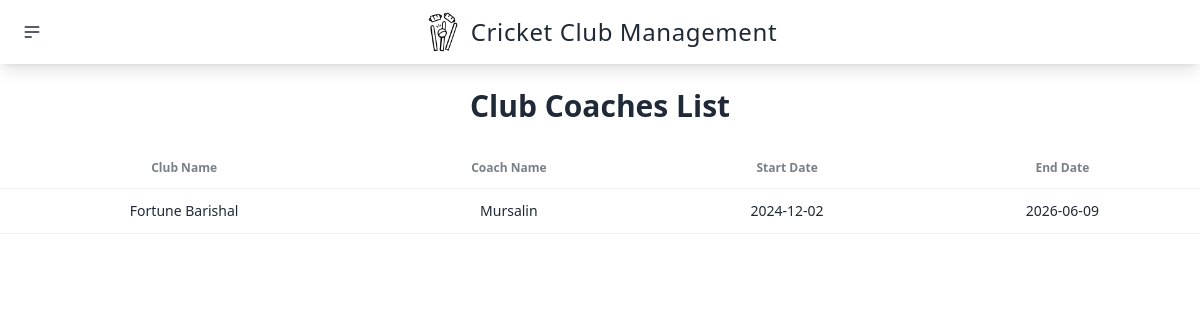
Screenshot of /User-Site/display-club-coach.php with the database file from the repository.
### tables this page shows
CREATE TABLE `club_coach` (
  `club_id` int(11) NOT NULL,
  `coach_id` int(11) NOT NULL,
  `coach_name` varchar(35) NOT NULL,
  `start_date` date DEFAULT NULL,
  `end_date` date DEFAULT NULL
);

CREATE TABLE `club` (
  `club_id` int(11) NOT NULL,
  `club_name` varchar(100) DEFAULT NULL,
  `location` varchar(100) DEFAULT NULL,
  `history` text DEFAULT NULL
);

### User-Site/display-club-coach.php (the view, shortened to what this page needs)
<?php
include '../connect.php';
$sql = "SELECT cc.coach_id, c.club_name, cc.coach_name, cc.start_date, cc.end_date
        FROM club_coach cc
        JOIN club c ON cc.club_id = c.club_id";
$result = mysqli_query($conn, $sql);
?>
<!DOCTYPE html>
<html lang="en">
<head>
    <link href="https://cdn.jsdelivr.net/npm/daisyui@4.12.14/dist/full.min.css" rel="stylesheet" type="text/css" />
    <script src="https://cdn.tailwindcss.com"></script>
</head>
<?php include('partials/header.php'); ?>
<body>
    <h1 class="text-center text-3xl font-extrabold p-6">Club Coaches List</h1>
    <div class="overflow-x-auto">
        <table class="table">
            <thead>
                <tr>
                    <th class="text-center">Club Name</th>
                    <th class="text-center">Coach Name</th>
                    <th class="text-center">Start Date</th>
                    <th class="text-center">End Date</th>
                </tr>
            </thead>
            <tbody>
                <?php
                if ($result) {
                    while ($row = mysqli_fetch_assoc($result)) {
                        $club_name = htmlspecialchars($row['club_name']);
                        $coach_name = htmlspecialchars($row['coach_name']);
                        $start_date = htmlspecialchars($row['start_date']);
                        $end_date = $row['end_date'] ? htmlspecialchars($row['end_date']) : "Ongoing";
                        echo '<tr>
                        <td class="text-center">' . $club_name . '</td>
                        <td class="text-center">' . $coach_name . '</td>
                        <td class="text-center">' . $start_date . '</td>
                        <td class="text-center">' . $end_date . '</td>
                    </tr>';
                    }
                } else {
                    echo '<tr><td colspan="5" class="text-center">No records found</td></tr>';
                }
                ?>
            </tbody>
        </table>
    </div>
</body>
</html>

### rows the page displays
club_coach: club.club_name "Fortune Barishal", coach_name "Mursalin", start_date "2024-12-02", end_date "2026-06-09"
